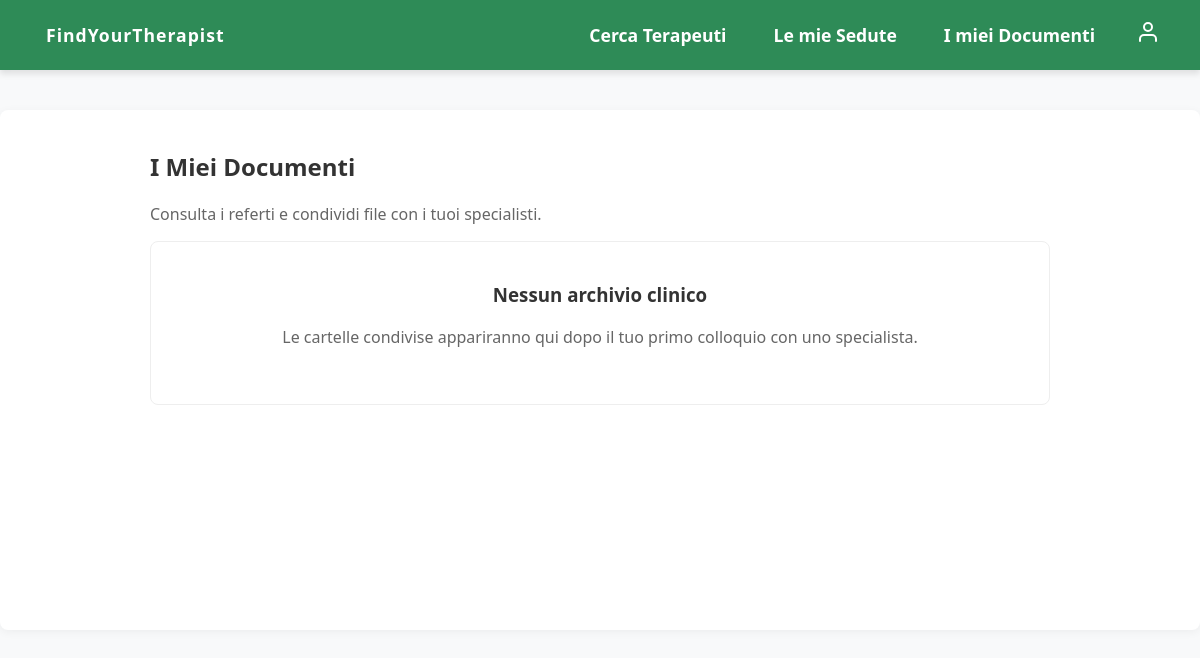
The app's page /prenotazioni/i-miei-documenti/ (signed in), older data.
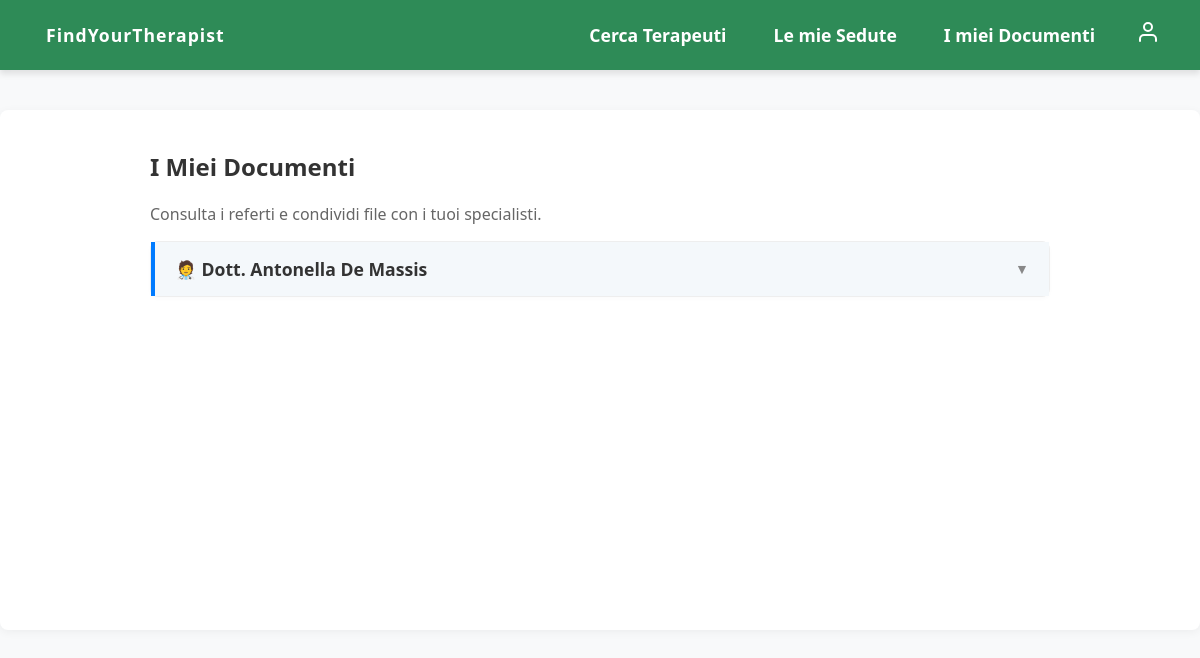
The same page, newer data.
### utenti/models.py (models this page shows, shortened)
class RelazioneTerapeutica(models.Model):
    terapeuta = models.ForeignKey(Terapeuta, on_delete=models.CASCADE)
    paziente = models.ForeignKey(Paziente, on_delete=models.CASCADE)
    paziente_puo_caricare_file = models.BooleanField(default=False)
    class Meta:
        unique_together = ('terapeuta', 'paziente')

class Terapeuta(models.Model):
    user = models.OneToOneField(User, on_delete=models.CASCADE)
    numero_telefono = models.CharField(max_length=15, blank=True, null=True)
    studi = models.ManyToManyField(Studio, related_name='terapeuti', blank=True)
    prezzo = models.DecimalField(max_digits=6, decimal_places=2, blank=True, null=True)
    descrizione = models.TextField(blank=True, null=True)
    specializzazioni = models.ManyToManyField(Specializzazione, related_name='terapeuti', blank=True)
    pec = models.EmailField(max_length=254, blank=True, null=True)  # PEC del terapeuta
    verified = models.BooleanField(default=False)  # Campo per indicare se il terapeuta è verificato
    class Meta:
        verbose_name = "Terapeuta"
        verbose_name_plural = "Terapeuti"
        ordering = ['id']

### prenotazioni/views.py (the view)
# urls.py: path('i-miei-documenti/', CartellaPazienteView.as_view(), name='cartella_paziente'),
class CartellaPazienteView(LoginRequiredMixin, View):
    def get(self, request):
        if not hasattr(request.user, 'paziente'):
            messages.error(request, "Accesso riservato ai pazienti.")
            return redirect('home')
        paziente = request.user.paziente
        relazioni = RelazioneTerapeutica.objects.filter(paziente=paziente).select_related('terapeuta__user')
        for rel in relazioni:
            rel.cartella_condivisa = CartellaFile.objects.filter(
                relazione=rel,
                is_condivisa=True,
                cartella_padre__isnull=True
            ).prefetch_related('documenti', 'sottocartelle__documenti').first()
        return render(request, 'prenotazioni/cartella_paziente.html', {'relazioni': relazioni})

### templates/prenotazioni/cartella_paziente.html (shortened to what this page needs)
{% extends 'base.html' %}
{% load static %}
{% block extra_css %}
    <link rel="stylesheet" href="{% static 'css/lista_pazienti.css' %}?v=1">
{% endblock %}
{% block contenuto %}
<div class="prenotazioni-container" style="max-width: 900px; margin: 0 auto;">
    <div class="header-sezione">
        <h2>I Miei Documenti</h2>
        <p style="color: #666;">Consulta i referti e condividi file con i tuoi specialisti.</p>
    </div>
    {% if relazioni %}
        {% for rel in relazioni %}
            <details style="margin-bottom: 15px;">
                <summary style="font-size: 1.1em; background-color: #f4f8fb; border-left: 4px solid #007bff;">
                    🧑‍⚕️ Dott. {{ rel.terapeuta.user.first_name }} {{ rel.terapeuta.user.last_name }}
                </summary>
            </details>
        {% endfor %}
    {% else %}
        <div style="background: white; padding: 40px; border-radius: 8px; text-align: center; color: #666; border: 1px solid #eee;">
            <h3 style="color: #333; margin-top: 0;">Nessun archivio clinico</h3>
            <p>Le cartelle condivise appariranno qui dopo il tuo primo colloquio con uno specialista.</p>
        </div>
    {% endif %}
</div>
{% endblock %}

Row changes from the older to the newer data that the page shows:
added RelazioneTerapeutica: terapeuta.user.first_name "Antonella", terapeuta.user.last_name "De Massis"
Text that changed along with them:
text no longer shown: "Nessun archivio clinico Le cartelle condivise appariranno qui dopo il tuo primo colloquio con uno specialista."
